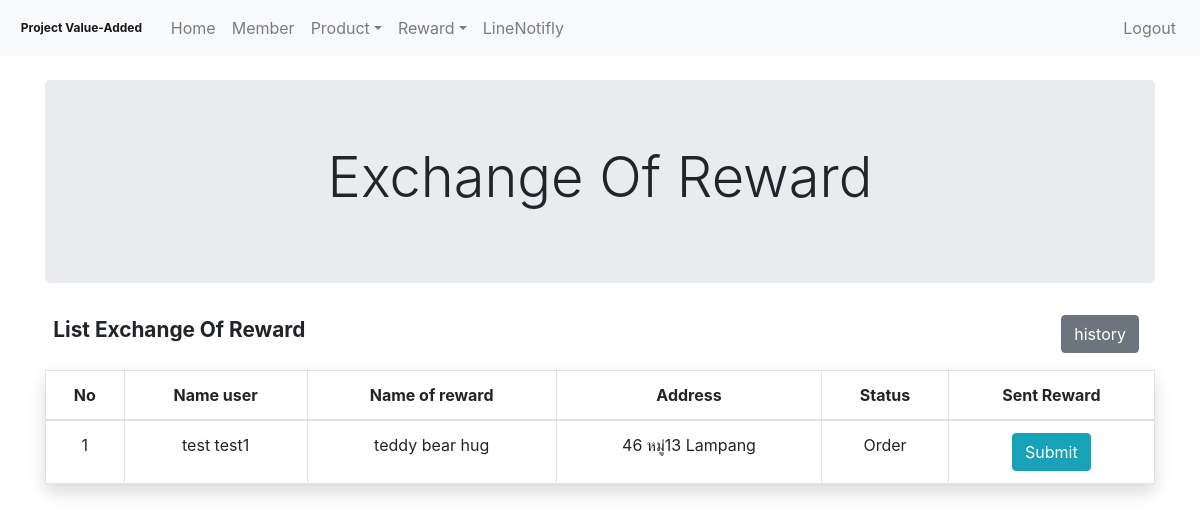
The page /Admin/reward_ex_list.php on the database its author committed.
### tables this page shows
CREATE TABLE `log_exchange_reward` (
  `id_ex_reward` int(10) NOT NULL,
  `name_user_ex` varchar(255) NOT NULL,
  `name_reward_ex` varchar(255) NOT NULL,
  `address_user_ex` varchar(255) NOT NULL,
  `track_number_ex` varchar(14) NOT NULL,
  `status_ex` int(2) NOT NULL,
  `date_ex` varchar(15) NOT NULL,
  `time_ex` varchar(15) NOT NULL
);

### Admin/reward_ex_list.php (called while the page is built, shortened)
<?php
include "./src/component/header.php";
include "./src/component/nev.php";
include "./src/views/reward_ex_list_model.php";
include "./src/component/footage.php";

### Admin/src/models/reward_ex_fetch.php (called while the page is built)
<?php
require "../Mysql/Connect.php";
$db_fetch_ex = "SELECT * FROM log_exchange_reward";
$result_fetch_ex = mysqli_query($dbcon, $db_fetch_ex);

### Admin/src/views/reward_ex_list_model.php (shortened to what this page needs)
<?php
require './src/models/reward_ex_fetch.php';
?>
<div class="container pt-4">
    <div class="row">
        <div class="col-12 text-center">
            <div class="jumbotron ">
                <h1 class="display-4">Exchange Of Reward</h1>
            </div>
        </div>
        <div class="col-12 mb-3">
            <h1 class="badge " style="font-size: 1.3rem;">List Exchange Of Reward</h1>
            <button type="button" class="btn btn-secondary float-right mr-3 " style="text-align: right" data-toggle="modal" data-target="#modal-history-ex-reward">
                history
            </button>
        </div>
        <div class="col-12">
            <table class="table table-bordered shadow text-center">
                <thead>
                    <tr>
                        <th scope="col">No</th>
                        <th scope="col">Name user</th>
                        <th scope="col">Name of reward</th>
                        <th scope="col">Address</th>
                        <th scope="col">Status</th>
                        <th scope="col">Sent Reward</th>
                    </tr>
                </thead>
                <tbody>
                    <?php
                    $No = 0;
                    while ($lists_ex = mysqli_fetch_assoc($result_fetch_ex)) {
                        $No = $No + 1;
                    ?>
                        <tr>
                            <?php if ($lists_ex['status_ex'] == 1) { ?>
                                <td class="text-center"><?php echo ($No) ?></td>
                                <td scope="row"><?php echo $lists_ex['name_user_ex']; ?></td>
                                <td scope="row"><?php echo $lists_ex['name_reward_ex']; ?></td>
                                <td scope="row"><?php echo $lists_ex['address_user_ex']; ?></td>
                                <td scope="row">Order</td>
                                <td><button type="button" class="btn btn-info" data-toggle="modal" data-target="#modal-input-track" <?php $_SESSION['id_ex'] = $lists_ex['id_ex_reward']; ?>>Submit</button> </td>
                            <?php } ?>
                        </tr>
                    <?php } ?>
                </tbody>
            </table>
        </div>
    </div>
</div>

### Admin/src/css/admin.css (style rules this page uses)
input, button, p { vertical-align: middle; }

### rows shown on the page
log_exchange_reward: name_user_ex "test test1", name_reward_ex "teddy bear hug", address_user_ex "46 หมู่13 Lampang"
